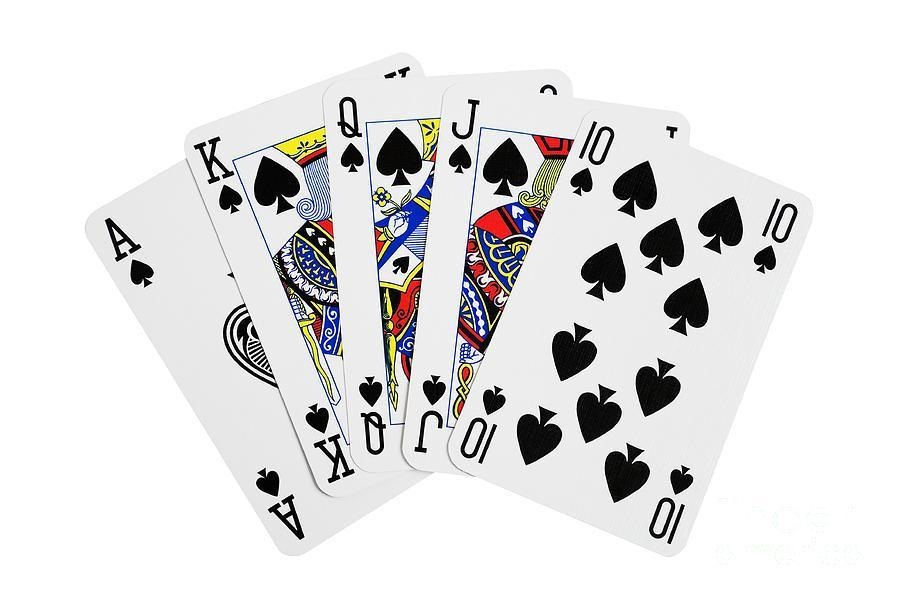
#> input picture OpenCV/Resources/playing-cards.jpg, 900 x 600 px, found by its file name
$ python chapter5.py
#> lines starting #> are read from the running program, lines starting #| are printed output that depends on the picture
import cv2
import numpy as np
img = cv2.imread("C:/Users/harik/OneDrive/Desktop/OpenCV/Resources/playing-cards.jpg")
#> img is the input picture: shape (600, 900, 3); mean B, G, R 224.7, 224.6, 225.2
width, height=250,350
pts1=np.float32([[595,108], [815,204], [450, 456], [674, 553]])
pts2=np.float32([[0, 0],[width, 0],[0, height],[width, height]])
matrix=cv2.getPerspectiveTransform(pts1, pts2)
imgOutput=cv2.warpPerspective(img, matrix, (width, height))
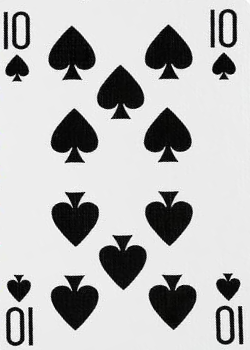
#> imgOutput: shape (350, 250, 3); mean B, G, R 186.6, 186.6, 186.6
cv2.imshow("Output", imgOutput)
cv2.imshow("Image", img)
cv2.waitKey(0)

$ run again, with OpenCV/Resources/shapes.jfif saved as OpenCV/Resources/playing-cards.jpg
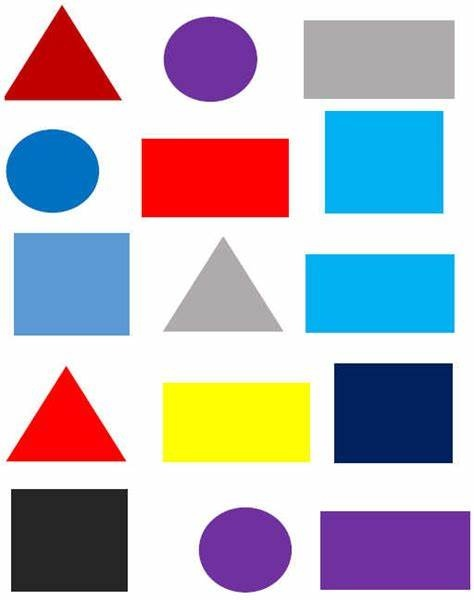
#> input picture OpenCV/Resources/shapes.jfif, 474 x 600 px, found by its file name
#> img is the input picture: shape (600, 474, 3); mean B, G, R 189.4, 178.5, 181.9
#> `imgOutput=cv2.warpPerspective(img, matrix, (width, height))`:
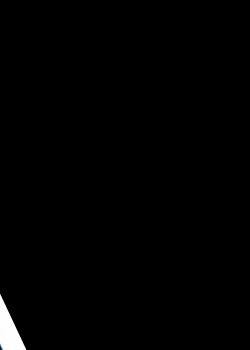
#> imgOutput: shape (350, 250, 3); mean B, G, R 2.1, 2.1, 2.1
